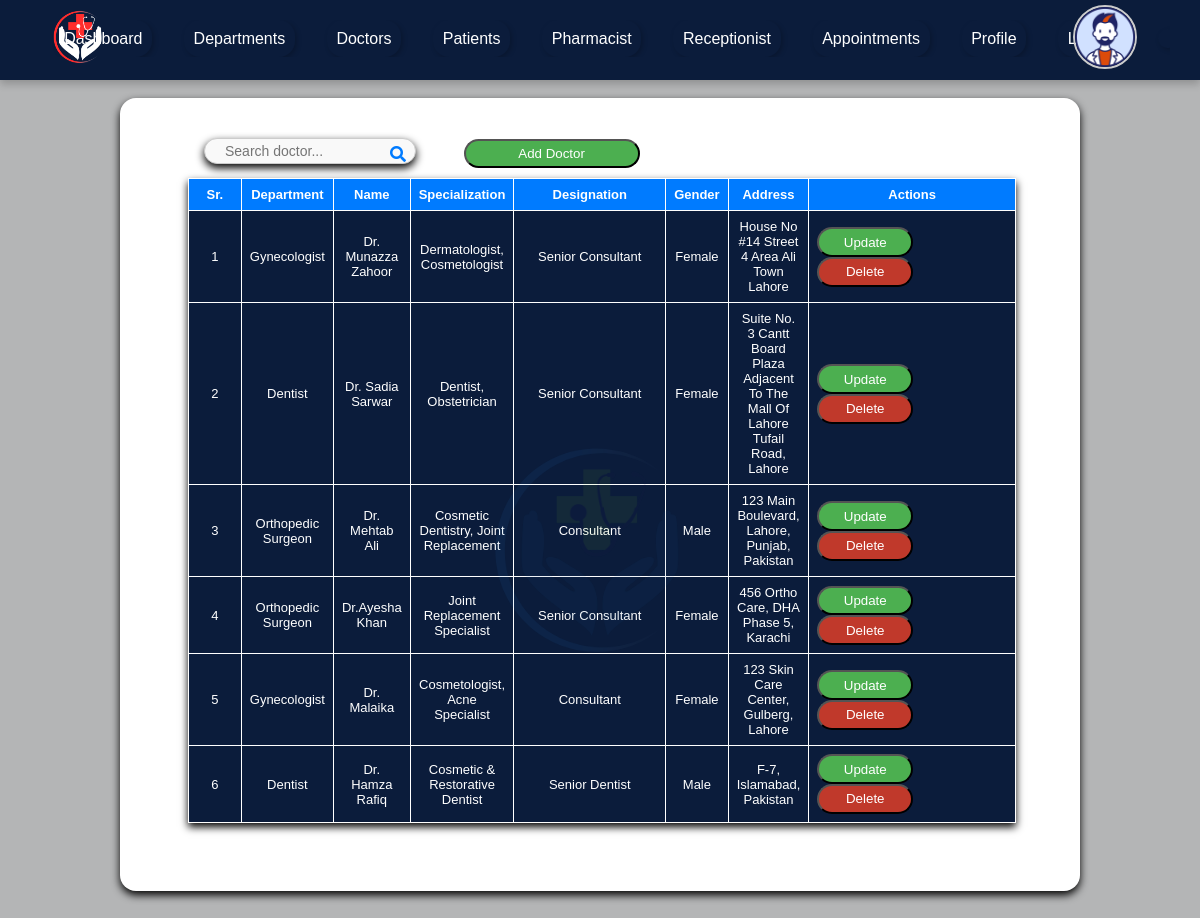
The app's page /admin/doctor.php (signed in) with its own data.
### tables this page shows
CREATE TABLE `doctor` (
  `id` int(11) NOT NULL,
  `user_id` int(11) NOT NULL,
  `dep_id` int(11) NOT NULL,
  `specialization` varchar(80) NOT NULL,
  `qualification` varchar(80) NOT NULL,
  `experience` varchar(80) NOT NULL,
  `designation` varchar(80) NOT NULL,
  `fee` int(11) NOT NULL,
  `gender` varchar(80) NOT NULL,
  `contact` varchar(80) NOT NULL,
  `address` varchar(80) NOT NULL,
  `image` varchar(80) NOT NULL,
  `about` text NOT NULL
);

CREATE TABLE `department` (
  `id` int(11) NOT NULL,
  `dep_name` varchar(80) NOT NULL,
  `image` varchar(80) NOT NULL
);

CREATE TABLE `users` (
  `id` int(11) NOT NULL,
  `name` varchar(80) NOT NULL,
  `username` varchar(80) NOT NULL,
  `password` varchar(80) NOT NULL,
  `role` varchar(80) NOT NULL
);

### admin/doctor.php (the view, shortened to what this page needs)
<?php
include 'header.php';
?>
         <form method="post">
         <section id="appointments-section">
            <div class="appointments-container">
               <div class="search-container">
                  <input type="text" name="keyword" id="search-input" placeholder="Search doctor..." required/>
                  <button type="submit" name="search" id="search-btn" class="search-btn">
                  <i class="fa fa-search"></i>
                  </button>
               </div>
               <a href="add_doctor.php"><button type="button" id="add-appointment-btn" class="action-btn">Add Doctor</button></a>
               </form>
               <table class="appointments-table">
                  <thead>
                     <tr>
                        <th>Sr.</th>
                        <th>Department</th>
                        <th>Name</th>
                        <th>Specialization</th>
                        <th>Designation</th>
                        <th>Gender</th>
                        <th>Address</th>
                        <th style="width:25%;">Actions</th>
                     </tr>
                  </thead>
                  <tbody id="appointments-body">
                  <?php
				  $i=1;
				  if(isset($_POST['search'])){
					  $keyword=$_POST['keyword'];
					  $sql="select doctor.*, department.dep_name, users.name from doctor INNER JOIN users on users.id=doctor.user_id INNER JOIN department on department.id=doctor.dep_id where name  LIKE '%$keyword%' OR dep_name LIKE '%$keyword%' OR specialization LIKE '%$keyword%' OR qualification LIKE '%$keyword%' OR designation LIKE '%$keyword%'";
				  }
				  else{
					 $sql="select doctor.*, department.dep_name, users.name from doctor INNER JOIN users on users.id=doctor.user_id INNER JOIN department on department.id=doctor.dep_id";
				  }
				  $result=mysqli_query($con,$sql);
				  if(mysqli_num_rows($result)>0){
				  while($row=mysqli_fetch_array($result)){
				  ?>
                  <tr>
                    <td><?php echo $i++;?></td>
                    <td><?php echo $row['dep_name'];?></td>
                    <td><?php echo $row['name'];?></td>
                    <td><?php echo $row['specialization'];?></td>
                    <td><?php echo $row['designation'];?></td>
                    <td><?php echo $row['gender'];?></td>
                    <td><?php echo $row['address'];?></td>
                    <td>
                    <a href="update_doctor.php?id=<?php echo $row['id'];?>"><button type="button" class="update-btn">Update</button></a>
                    <a href="delete_doctor.php?id=<?php echo $row['id'];?>" onclick="return confirm('Do you want to delete?');"><button type="button" class="delete-btn">Delete</button></a>
                    </td>
                </tr>
                <?php } } else{ ?>
                <tr>
                    <td colspan="8">No record found</td>
                </tr>
                <?php } ?>
            </tbody>
               </table>
      </main>
   </body>
</html>

### css/doctor/doctorchart.css (style rules this page uses)
* { margin: 0; padding: 0; box-sizing: border-box; font-family: "Arial", sans-serif; }

### css/doctor/doctor.css (style rules this page uses)
body, html { margin: 0; padding: 0; font-family: Arial, sans-serif; box-sizing: border-box; background-color: #b4b5b6 !important; }

### css/doctor/prescriptons.css (style rules this page uses)
input[type="text"], select { width: 100%; padding: 12px; margin-top: 8px; border: 1px solid #ddd; border-radius: 4px; font-size: 16px; background-color: #fff; box-sizing: border-box; }

### css/doctor/manage_appointment.css (style rules this page uses)
#appointments-section { padding: 20px; font-family: Arial, sans-serif; }
.appointments-container { width: 80vw; height: auto; margin: 20px auto; padding: 20px; background: #ffffff; box-shadow: 0 4px 8px rgba(0, 0, 0, 1); margin-top: 0; border-radius: 1em; }
.search-container { position: relative; width: 23%; margin: 12px auto; display: flex; float: left; margin-left: 4em; align-items: center; }
#search-input { width: 100%; padding: 12px 40px 12px 20px; font-size: 14px; border: 1px solid #ccc; border-radius: 25px; background-color: #f9f9f9; transition: all 0.3s ease-in-out; box-shadow: 0 4px 8px rgba(0, 0, 0, 1); height: 1rem; }
.search-btn { position: absolute; height:auto; right: 0; margin-top: 1rem ; padding: 0.6rem; background-color: transparent; border: none; color: #007bff; font-size: 16px; cursor: pointer; }
.search-btn i { transition: color 0.3s ease; }
.appointments-table { width: 90%; border-collapse: collapse; margin-bottom: 20px; background-color: #0b1c3b; color: white; margin: 3rem; box-shadow: 0 4px 8px rgba(0, 0, 0, 2); font-size: small; }
.appointments-table th, .appointments-table td { border: 1px solid white; text-align: center; padding: 8px; }
.appointments-table th { background-color: #007bff; }
.appointments-table td:nth-child(1), .appointments-table th:nth-child(1) { width: 6rem; }
.appointments-table td:nth-child(5), .appointments-table th:nth-child(5) { width: 18rem; }
.action-btn { display: block; background-color: #4caf50; width: 6rem; color: white; float: left; padding: 0.4em; margin-right: 1rem; margin-left: 1rem; cursor: pointer; border-radius: 3em; }
.update-btn { background-color: #4caf50; width: 6rem; color: white; float: left; padding: 0.4em; cursor: pointer; border-radius: 3em; }
.delete-btn { background-color: #c0392b; width: 6rem; color: white; float: left; padding: 0.4em; cursor: pointer; border-radius: 3em; }
#add-appointment-btn { width: 11rem; margin: 10px auto; margin-left: 3rem; margin-top: 1.3rem; }

### css/doctor/Referal_management.css (style rules this page uses)
form { display: grid; gap: 20px; }
input[type="text"], input[type="password"], input[type="file"], select, textarea { padding: 10px; border: 1px solid #ddd; border-radius: 4px; font-size: 14px; color: #333; border: 1px solid #ccc; border-radius: 35px; transition: all 0.3s ease-in-out; background-color: #f9f9f9; }
select, input, textarea { width: 100%; }

### records on screen
doctor: department.dep_name "Gynecologist", user.name "Dr. Munazza Zahoor", specialization "Dermatologist, Cosmetologist", designation "Senior Consultant", gender "Female", address "House No #14 Street 4 Area Ali Town Lahore"
doctor: department.dep_name "Dentist", user.name "Dr. Sadia Sarwar", specialization "Dentist, Obstetrician", designation "Senior Consultant", gender "Female", address "Suite No. 3 Cantt Board Plaza Adjacent To The Mall Of Lahore Tufail Road, Lahore"
doctor: department.dep_name "Orthopedic Surgeon", user.name "Dr. Mehtab Ali", specialization "Cosmetic Dentistry, Joint Replacement", designation "Consultant", gender "Male", address "123 Main Boulevard, Lahore, Punjab, Pakistan"
doctor: department.dep_name "Orthopedic Surgeon", user.name "Dr.Ayesha Khan", specialization "Joint Replacement Specialist", designation "Senior Consultant", gender "Female", address "456 Ortho Care, DHA Phase 5, Karachi"
doctor: department.dep_name "Gynecologist", user.name "Dr. Malaika", specialization "Cosmetologist, Acne Specialist", designation "Consultant", gender "Female", address "123 Skin Care Center, Gulberg, Lahore"
doctor: department.dep_name "Dentist", user.name "Dr. Hamza Rafiq", specialization "Cosmetic & Restorative Dentist", designation "Senior Dentist", gender "Male", address "F-7, Islamabad, Pakistan"
